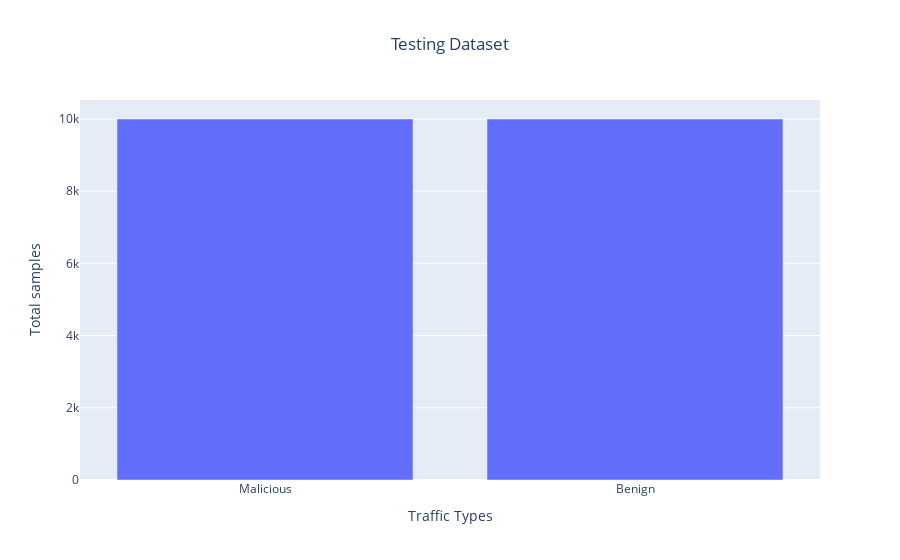

The code cell stored with this chart in its notebook:
### Code cell
labels=['Malicious','Benign']

train_ben=[x for x in y_test if x==0]
train_mal=[x for x in y_test if x==1]

dat=go.Bar(x=labels, y=[len(train_ben),len(train_mal)])
layout = go.Layout(
    title="Training/Testing Dataset",
    xaxis=dict(
        title="Traffic Types"
    ),
    yaxis=dict(
        title="Total samples"
    ) ) 


fig = go.Figure(layout=layout,data=dat)
fig.update_layout(title_text="Testing Dataset", title_x=0.5)
fig.show()

### Figure 1 — Plotly figure (JSON) as saved in the notebook; plotly's stock layout.template omitted (floating-point values rounded to 4 significant figures)
{"data": [{"type": "bar", "x": ["Malicious", "Benign"], "y": [10000, 10000]}], "layout": {"title": {"text": "Testing Dataset", "x": 0.5}, "xaxis": {"title": {"text": "Traffic Types"}}, "yaxis": {"title": {"text": "Total samples"}}}}
